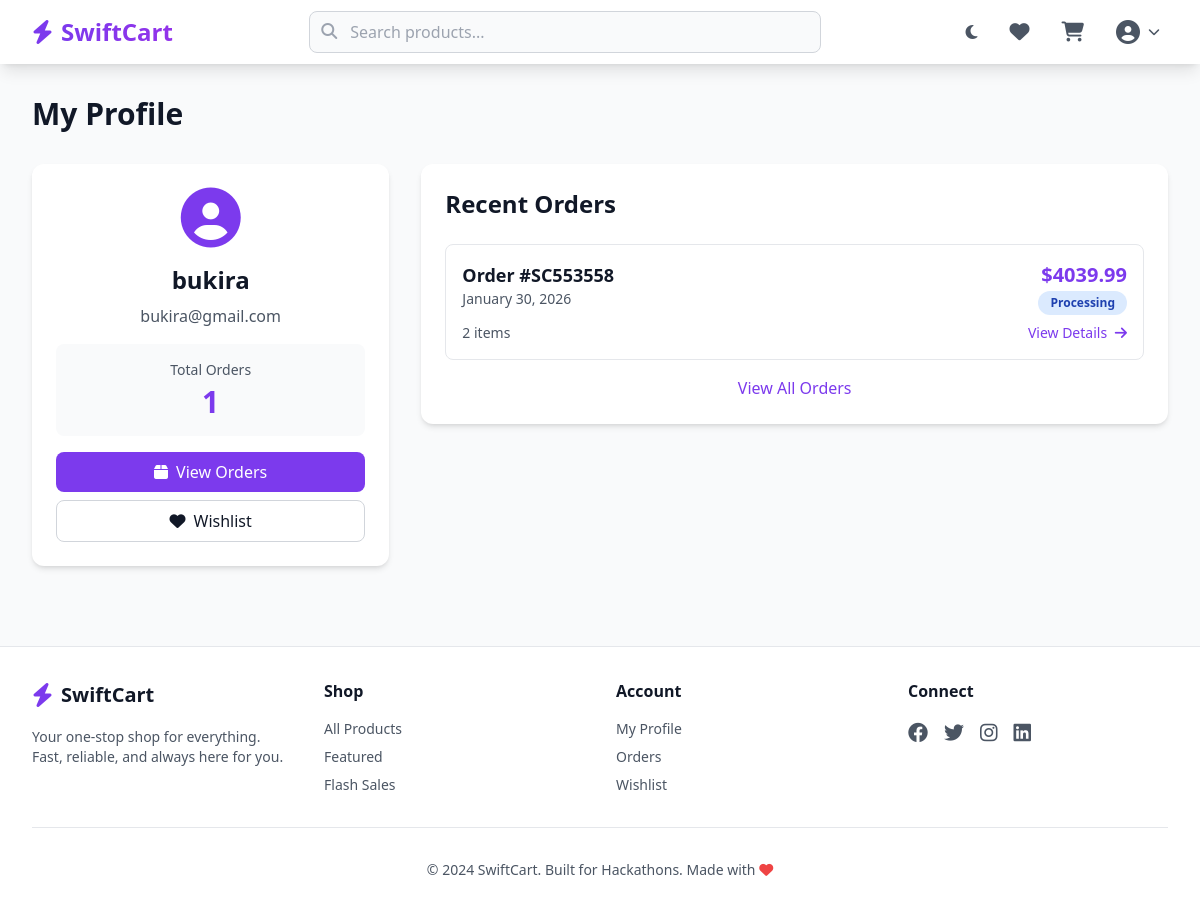
/accounts/profile/ (signed in), run on the app's committed database.
### orders/models.py (models this page shows, shortened)
class Order(models.Model):
    STATUS_CHOICES = [
        ('pending', 'Pending'),
        ('processing', 'Processing'),
        ('shipped', 'Shipped'),
        ('delivered', 'Delivered'),
        ('cancelled', 'Cancelled'),
    ]
    user = models.ForeignKey(User, related_name='orders', on_delete=models.CASCADE)
    order_number = models.CharField(max_length=20, unique=True, editable=False)
    full_name = models.CharField(max_length=200)
    email = models.EmailField()
    phone = models.CharField(max_length=20)
    address = models.CharField(max_length=500)
    city = models.CharField(max_length=100)
    state = models.CharField(max_length=100)
    zip_code = models.CharField(max_length=20)
    country = models.CharField(max_length=100, default='USA')
    subtotal = models.DecimalField(max_digits=10, decimal_places=2)
    total = models.DecimalField(max_digits=10, decimal_places=2)
    status = models.CharField(max_length=20, choices=STATUS_CHOICES, default='pending')
    payment_method = models.CharField(max_length=50, default='Credit Card')
    paid = models.BooleanField(default=False)
    created_at = models.DateTimeField(auto_now_add=True)
    updated_at = models.DateTimeField(auto_now=True)
    class Meta:
        ordering = ['-created_at']

### accounts/views.py (the view)
# urls.py: path('profile/', views.profile_view, name='profile'),
@login_required
def profile_view(request):
    from orders.models import Order
    recent_orders = Order.objects.filter(user=request.user)[:5]
    total_orders = Order.objects.filter(user=request.user).count()
    context = {
        'recent_orders': recent_orders,
        'total_orders': total_orders,
    }
    return render(request, 'accounts/profile.html', context)

### cart/context_processors.py (called while the page is built)
def cart(request):
    cart_obj = None
    cart_items_count = 0
    if request.user.is_authenticated:
        cart_obj = Cart.objects.filter(user=request.user).first()
    elif request.session.session_key:
        cart_obj = Cart.objects.filter(session_key=request.session.session_key).first()
    if cart_obj:
        cart_items_count = cart_obj.total_items
    return {
        'cart': cart_obj,
        'cart_items_count': cart_items_count,
    }

### cart/models.py (called while the page is built)
    @property
    def total_items(self):
        return sum(item.quantity for item in self.items.all())

### templates/accounts/profile.html (shortened to what this page needs)
{% extends 'base.html' %}
{% block content %}
<div class="max-w-7xl mx-auto px-4 sm:px-6 lg:px-8 py-8">
    <h1 class="text-3xl font-bold mb-8">My Profile</h1>
    <div class="grid grid-cols-1 md:grid-cols-3 gap-8">
        <div class="md:col-span-1">
            <div class="bg-white dark:bg-gray-800 rounded-xl shadow-md p-6 text-center">
                <i class="fas fa-user-circle text-6xl text-primary-600 dark:text-primary-400 mb-4"></i>
                <h2 class="text-2xl font-bold mb-2">{{ user.username }}</h2>
                <p class="text-gray-600 dark:text-gray-400 mb-4">{{ user.email }}</p>
                <div class="bg-gray-50 dark:bg-gray-700 rounded-lg p-4 mb-4">
                    <p class="text-sm text-gray-600 dark:text-gray-400 mb-1">Total Orders</p>
                    <p class="text-3xl font-bold text-primary-600 dark:text-primary-400">{{ total_orders }}</p>
                </div>
                <a href="{% url 'orders:order_history' %}" class="block w-full px-4 py-2 bg-primary-600 hover:bg-primary-700 text-white rounded-lg font-medium transition mb-2">
                    <i class="fas fa-box mr-2"></i>View Orders
                </a>
                <a href="{% url 'shop:wishlist' %}" class="block w-full px-4 py-2 border border-gray-300 dark:border-gray-600 rounded-lg font-medium hover:bg-gray-100 dark:hover:bg-gray-700 transition">
                    <i class="fas fa-heart mr-2"></i>Wishlist
                </a>
            </div>
        </div>
        <div class="md:col-span-2">
            <div class="bg-white dark:bg-gray-800 rounded-xl shadow-md p-6">
                <h2 class="text-2xl font-bold mb-6">Recent Orders</h2>
                {% if recent_orders %}
                <div class="space-y-4">
                    {% for order in recent_orders %}
                    <div class="border border-gray-200 dark:border-gray-700 rounded-lg p-4 hover:shadow-md transition">
                        <div class="flex justify-between items-start mb-2">
                            <div>
                                <h3 class="font-bold text-lg">Order #{{ order.order_number }}</h3>
                                <p class="text-sm text-gray-600 dark:text-gray-400">{{ order.created_at|date:"F d, Y" }}</p>
                            </div>
                            <div class="text-right">
                                <p class="text-xl font-bold text-primary-600 dark:text-primary-400">${{ order.total }}</p>
                                <span class="inline-block px-3 py-1 rounded-full text-xs font-semibold {% if order.status == 'delivered' %}bg-green-100 text-green-800 dark:bg-green-900 dark:text-green-200{% elif order.status == 'cancelled' %}bg-red-100 text-red-800 dark:bg-red-900 dark:text-red-200{% else %}bg-blue-100 text-blue-800 dark:bg-blue-900 dark:text-blue-200{% endif %}">
                                    {{ order.get_status_display }}
                                </span>
                            </div>
                        </div>
                        <div class="flex justify-between items-center">
                            <p class="text-sm text-gray-600 dark:text-gray-400">{{ order.items.count }} item{{ order.items.count|pluralize }}</p>
                            <a href="{% url 'orders:order_detail' order.id %}" class="text-primary-600 dark:text-primary-400 hover:text-primary-700 dark:hover:text-primary-300 font-medium text-sm">
                                View Details <i class="fas fa-arrow-right ml-1"></i>
                            </a>
                        </div>
                    </div>
                    {% endfor %}
                </div>
                <a href="{% url 'orders:order_history' %}" class="block mt-4 text-center text-primary-600 dark:text-primary-400 hover:text-primary-700 dark:hover:text-primary-300 font-medium">
                    View All Orders
                </a>
                {% endif %}
            </div>
        </div>
    </div>
</div>
{% endblock %}

### templates/base.html (style rules this page uses)
* { transition-property: background-color, border-color, color, fill, stroke; transition-duration: 200ms; }

### data on the page
Order: order_number "SC553558", created_at "January 30, 2026", total "4039.99", status "Processing", items.count "2"

### other printed values
{{ user.username }} "bukira"
{{ user.email }} "bukira@gmail.com"
{{ total_orders }} "1"
